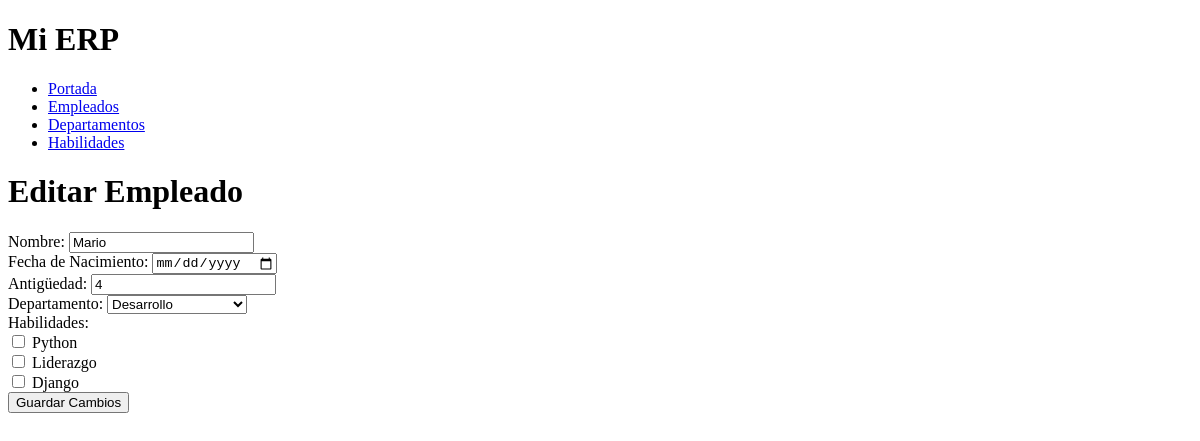
/empresa/empleados/editar/4, run on an earlier commit of the app's database.
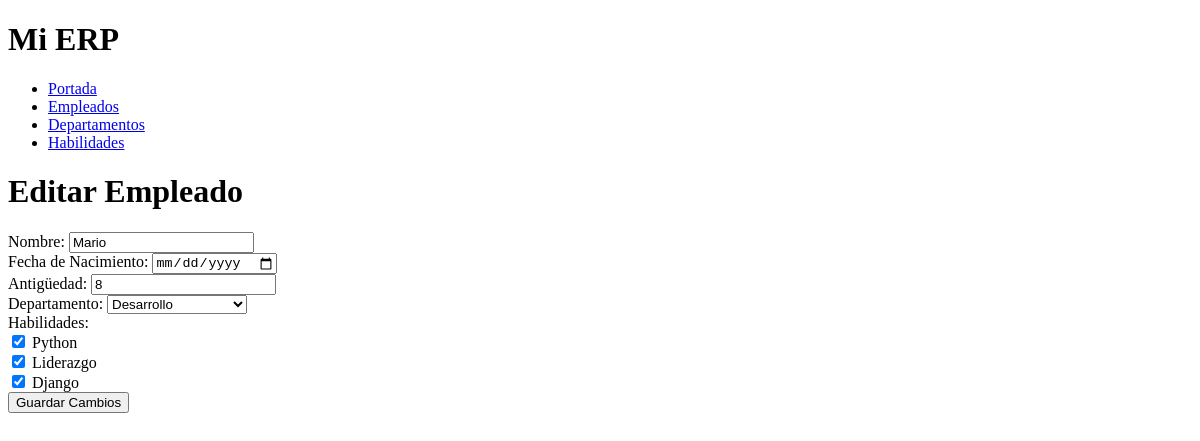
And on a later commit of the database.
### empresa/models.py (models this page shows, shortened)
class Empleado (models.Model):
    nombre = models.CharField(max_length=50)
    fecha_nacimiento = models.DateField()
    antiguedad = models.IntegerField(default=0)
    created_at = models.DateTimeField(auto_now_add=True)
    updated_at = models.DateTimeField(auto_now=True)
    departamento = models.ForeignKey(Departamento, on_delete=models.CASCADE)
    habilidades = models.ManyToManyField(Habilidad)

class Habilidad (models.Model):
    nombre = models.CharField(max_length=50)
    created_at = models.DateTimeField(auto_now_add=True)
    updated_at = models.DateTimeField(auto_now=True)

class Departamento(models.Model):
    nombre = models.CharField(max_length=50)
    telefono = models.IntegerField()
    created_at = models.DateTimeField(auto_now_add=True)
    updated_at = models.DateTimeField(auto_now=True)

### empresa/views.py (the view, shortened to what this page needs)
def editar_empleado(request, empleado_id):
    empleado = Empleado.objects.get(id=empleado_id)
    departamentos = Departamento.objects.all()
    habilidades = Habilidad.objects.all()
    return render(request, 'empresa/editar_empleado.html', {
        'empleado': empleado,
        'departamentos': departamentos,
        'habilidades': habilidades,
    })

### templates/empresa/editar_empleado.html (shortened to what this page needs)
{% extends "layout.html" %}
{% block content %}
<h1>Editar Empleado</h1>
<form method="POST" action="">
    <label for="nombre">Nombre: </label>
    <input type="text" id="nombre" name="nombre" required value="{{ empleado.nombre }}"> <br>
    <label for="fecha_nacimiento">Fecha de Nacimiento: </label>
    <input type="date" id="fecha_nacimiento" name="fecha_nacimiento" required value="{{ empleado.fecha_nacimiento }}"> <br>
    <label for="antiguedad">Antigüedad: </label>
    <input type="number" id="antiguedad" name="antiguedad" required value="{{ empleado.antiguedad }}"> <br>
    <label for="departamento">Departamento: </label>
    <select id="departamento" name="departamento_id">
        {% for departamento in departamentos %}
            <option value="{{departamento.id}}"  {% if departamento.id == empleado.departamento.id %}selected {% endif %}  >{{ departamento.nombre }}
            </option>
        {% endfor %}
    </select><br>
    <label for="habilidades">Habilidades:</label><br>
        {% for habilidad in habilidades %}
            <input type="checkbox" name="habilidades" value="{{ habilidad.id }}"  {% if habilidad in empleado.habilidades.all %} checked {% endif %}>
            {{ habilidad.nombre }}<br>
        {% endfor %}
    <button type="submit">Guardar Cambios</button>
</form>
{% endblock %}

What changed in the data, as far as the page shows it:
changed Empleado "Mario": antiguedad "4" → "8"
computed for Habilidad "Python": habilidades "☐" → "☑"
computed for Habilidad "Liderazgo": habilidades "☐" → "☑"
computed for Habilidad "Django": habilidades "☐" → "☑"
